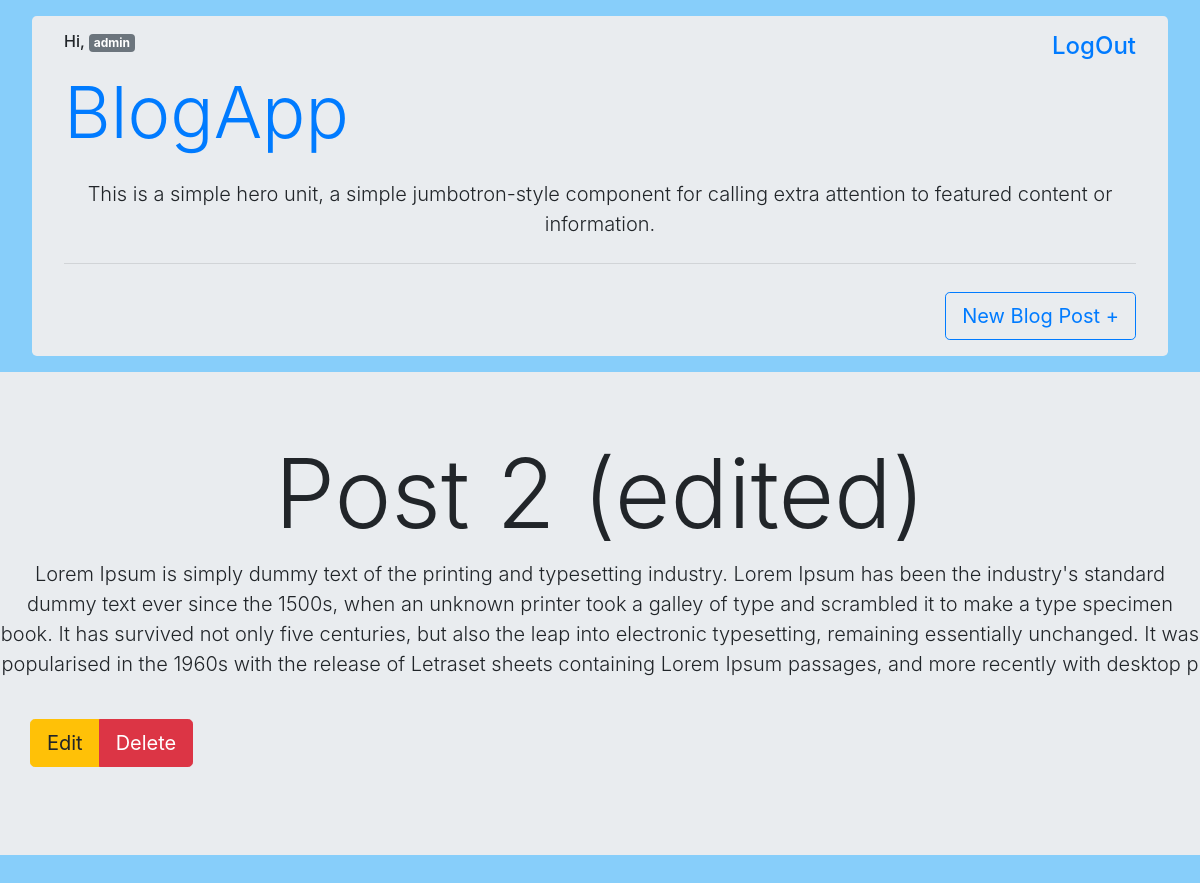
The page /post/11 (signed in) on the database its author committed.
### blog/models.py (models this page shows, shortened)
class Post(models.Model):
    title = models.CharField(max_length=200)
    author = models.ForeignKey(
        'auth.User',
        on_delete=models.CASCADE,
    )
    body = models.TextField(max_length=500)

### blog/views.py (the view)
# urls.py: path('post/<int:pk>', views.BlogDetailView.as_view(), name='post_detail'),
class BlogDetailView(DetailView):
    model = Post
    template_name = 'post_detail.html'
    context_object_name = 'post'

### templates/post_detail.html (shortened to what this page needs)
{% extends 'base.html' %}
{% block content %}
    <div class="jumbotron jumbotron-fluid">
        <h1 class="display-1">{{ post.title }}</h1>
        <p class="lead">{{ post.body }}</p>
        <div class="container">
            <div class="row">
                <div class="d-flex">
                    <div class="btn-group " role="group" aria-label="Basic example">
                        <a class="btn btn-warning btn-lg my-4 " href="{% url 'post_edit' post.pk %}"><span
                                class="text-center">Edit</span></a>
                        <a class="btn btn-danger btn-lg my-4 " href="{% url 'post_delete' post.pk %}"><span
                                class="text-center">Delete</span></a>
                    </div>
                </div>
            </div>
        </div>
    </div>
{% endblock %}

### templates/base.html (shortened to what this page needs)
{% load static %}
<!doctype html>
<html lang="en">
<head>
    <link rel="stylesheet" href="https://stackpath.bootstrapcdn.com/bootstrap/4.5.2/css/bootstrap.min.css"
>
    <link rel="stylesheet" href="{% static 'css/base.css' %}">
</head>
<body>
<div class="jumbotron personal">
    <div class="d-flex justify-content-end">
        {% if user.is_authenticated %}
            <div class="mr-auto">
                <h6>Hi,  <span class="badge badge-secondary">{{ user.username }}</span></h6>
            </div>
            <div>
                <h4><a href="{% url 'logout' %}">LogOut</a></h4>
            </div>
        {% else %}
            <p>You are not logged in : </p>
            <a href="{% url 'login' %}">loggin</a>
        {% endif %}
    </div>
    <a class=" display-3 my-4 " href="{% url 'home' %}"><span class="text-center">BlogApp</span></a>
    <p class="lead my-4">This is a simple hero unit, a simple jumbotron-style component for calling extra attention to
        featured content or information.</p>
    <hr class="my-1">
    {% if user.is_authenticated %}
        <div class="d-flex flex-row-reverse justify-content-left">
            <a class="btn btn-outline-primary btn-lg mt-4 " href="{% url 'post_new' %}"><span class="text-center">New Blog Post +</span></a>
        </div>
    {% endif %}
</div>
{% if user.is_authenticated %}
        {% block content %}
        {% endblock %}
    {% else %}
        {% block login %}
        {% endblock %}
{% endif %}
</body>
</html>

### static/css/base.css (style rules this page uses)
.personal { margin: 1rem 2rem; padding: 1rem 2rem; }
.jumbotron h1,p { text-align: center; }
body { background-color: lightskyblue; }

### rows shown on the page
Post: title "Post 2 (edited)", body "Lorem Ipsum is simply dummy text of the printing and typesetting industry. Lorem Ipsum has been the industry's standard dummy text ever since the 1500s, when an unknown printer took a galley of type and scrambled it to make a type specimen book. It has survived not only five centuries, but also the leap into electronic typesetting, remaining essentially unchanged. It was popularised in the 1960s with the release of Letraset sheets containing Lorem Ipsum passages, and more recently with desktop p"

### other values the page prints
{{ user.username }} "admin"
